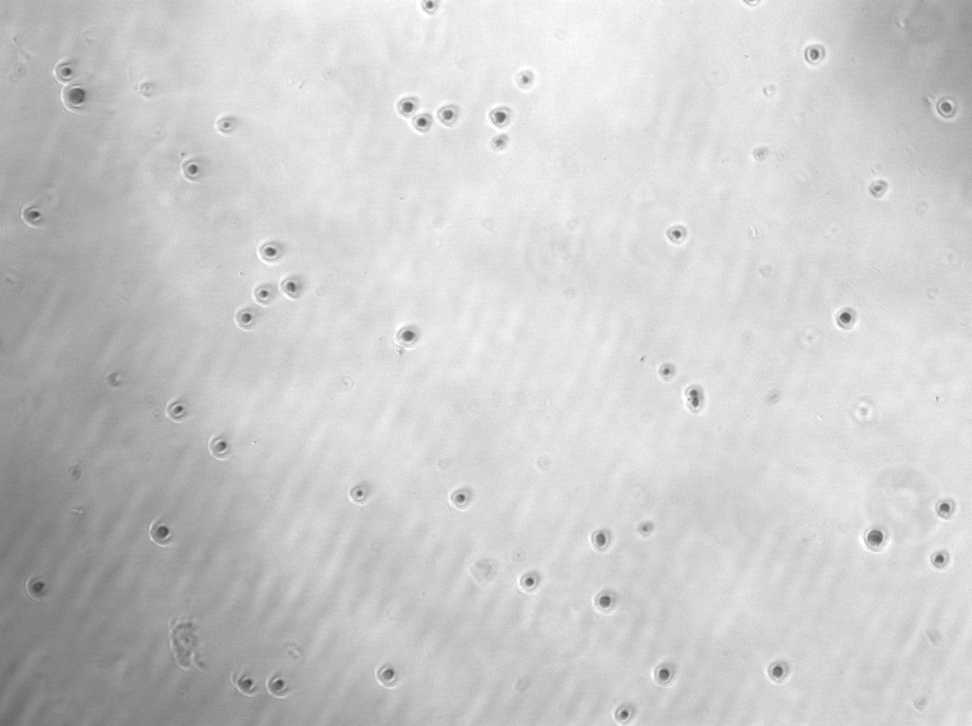
%> input picture 实验素材/image0001.tif, 972 x 726 px, shrunk from 1392 x 1040 before the run
$ octave Lab2.m   (GNU Octave 9; MATLAB toolbox functions it lacks are replaced by stand-ins)
%> lines starting %> are read from the running program, lines starting %| are printed output that depends on the picture
%利用“打开文件对话框”选择需要打开的图片
[file,path] = uigetfile({'*.jpg'; '*.bmp'});
%> the answer given: image0001.tif
%如果未选择文件，选择了“Cancel”按钮，则退出程序
if isequal(file,0)
   disp('User selected Cancel');
   return;
end
%产生带路径的文件名
fileFullFileName = fullfile(path, file);
%读入图片
I = imread(file);
%> I is the input picture: size 726x972x3 uint8; min 65, max 255, mean 203.8
%显示图片（按2行3列显示，先显示第一幅图像）
subplot(2,3,1);
imshow(I);
title('Original Color Image');

%彩色图像灰度化
%首先判断当前图像是否为3通道的彩色图像
image_size=size(I);
%> image_size = [726 972 3]
dimension=numel(image_size);
%> dimension = 3
if dimension==3 %如果是三维矩阵，则是彩色图像
    %将彩色图像转换为灰度图像
    G = rgb2gray(I);
    %显示灰度图像
    subplot(2,3,2);
    imshow(G);
    title('Gray Image');
    %显示灰度直方图
    subplot(2,3,3);
    imhist(G);
    title('Image Histogram');
    %进行图像取反并显示
    subplot(2,3,4);
    imshow(255-G);
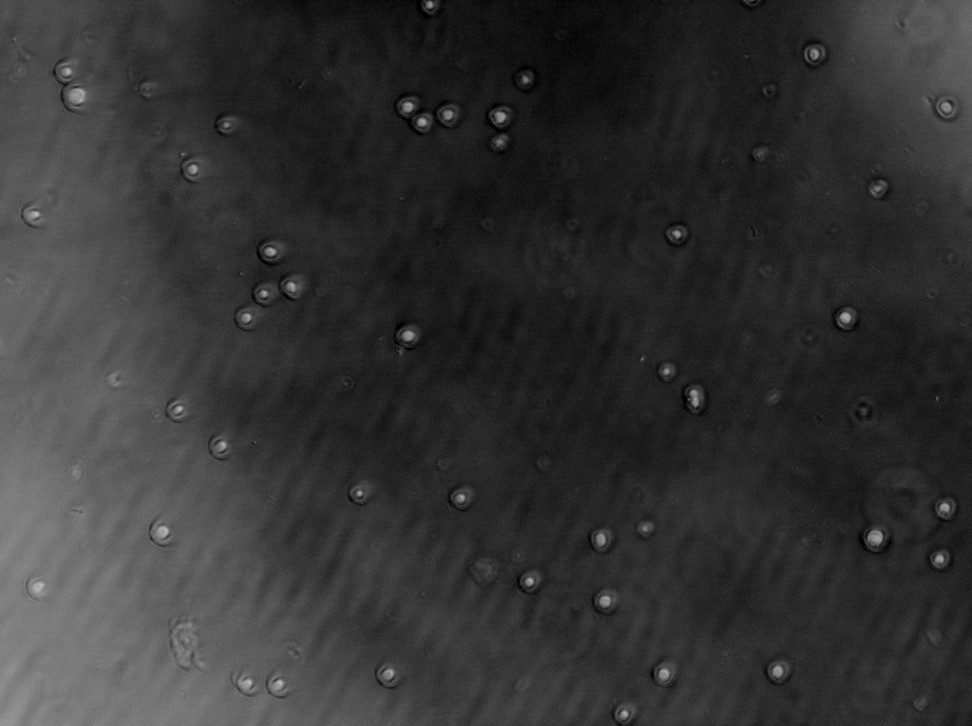
%> displayed picture: size 726x972, on the screen's scale of 0 to 255; min 0, max 190, mean 51.2
    title('Reversed Gray Image');
end

%添加高斯噪声
GI = imnoise(I, 'gaussian');
%显示带有高斯噪声的图片
%显示图片（按2行3列显示，再显示第5幅图像）
subplot(2,3,5);
imshow(GI);
title('Gaussina Noise');

%利用高斯滤波器去除高斯噪声
sigma1 = 10;   %高斯正态分布标准差
GFilter = fspecial('gaussian',[5 5],sigma1);    %创建高斯滤波器
DeGaussianI = imfilter(GI,GFilter,'replicate'); %进行高斯滤波
%显示图片（按2行3列显示，再显示第6幅图像）
subplot(2,3,6);
imshow(DeGaussianI);
title('Gaussian Denoise');
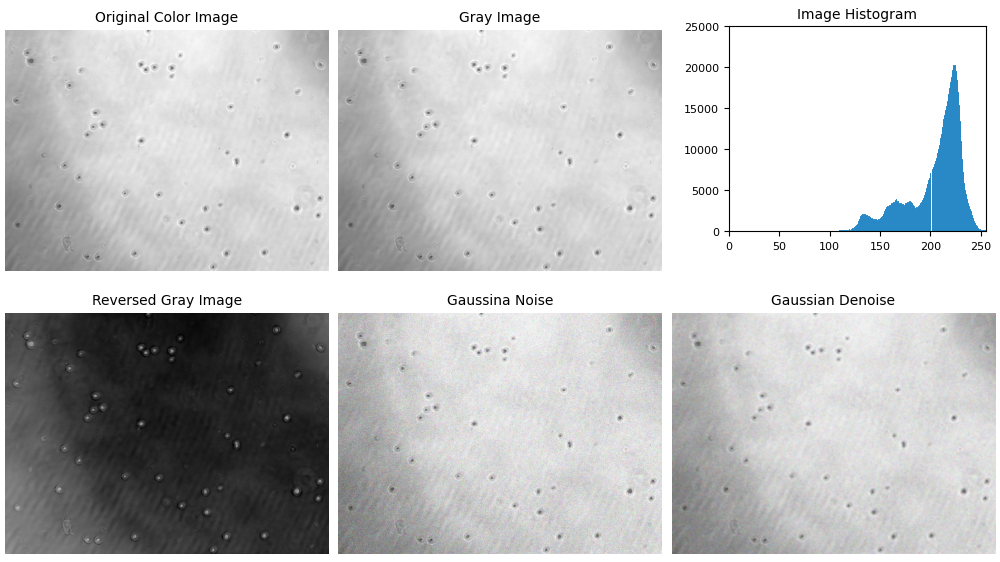
%> figure redrawn from the program's plot data, 6 panels

$ run again, on 实验素材/image0016.tif
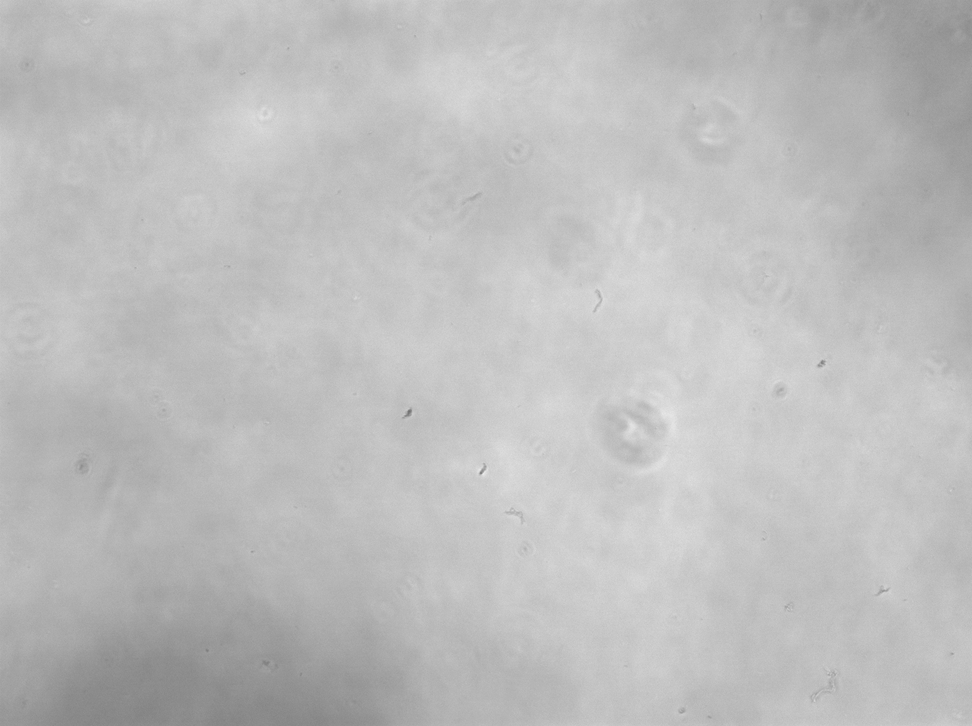
%> input picture 实验素材/image0016.tif, 972 x 726 px, shrunk from 1392 x 1040 before the run
%> I is the input picture: size 726x972x3 uint8; min 112, max 234, mean 189.4
%> `imshow(255-G);`:
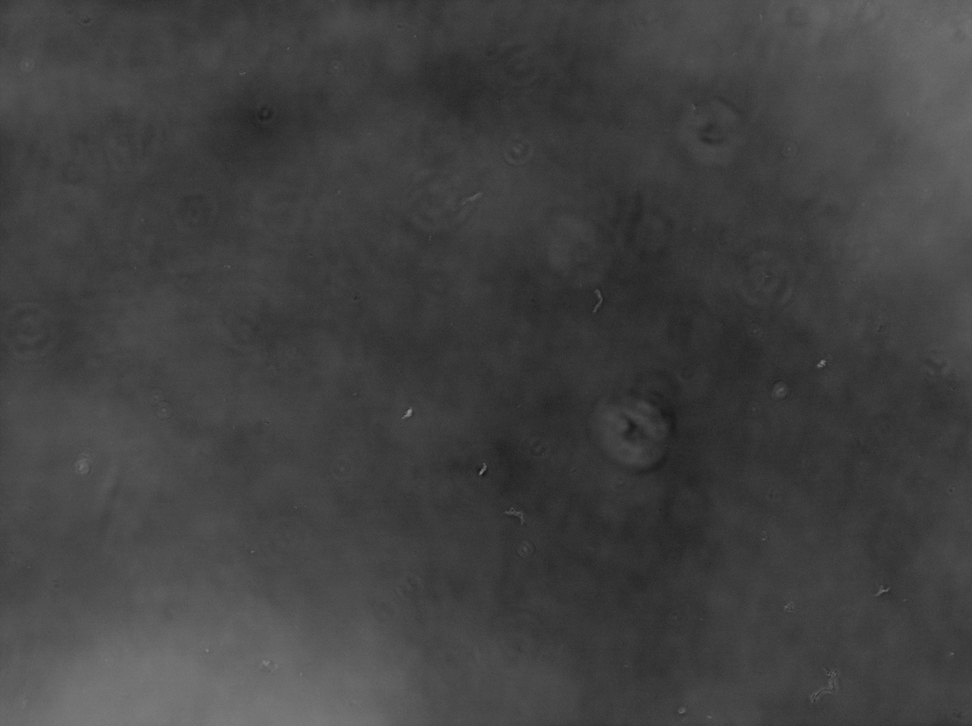
%> displayed picture: size 726x972, on the screen's scale of 0 to 255; min 21, max 143, mean 65.6

$ run again, on 实验素材/image0018.tif
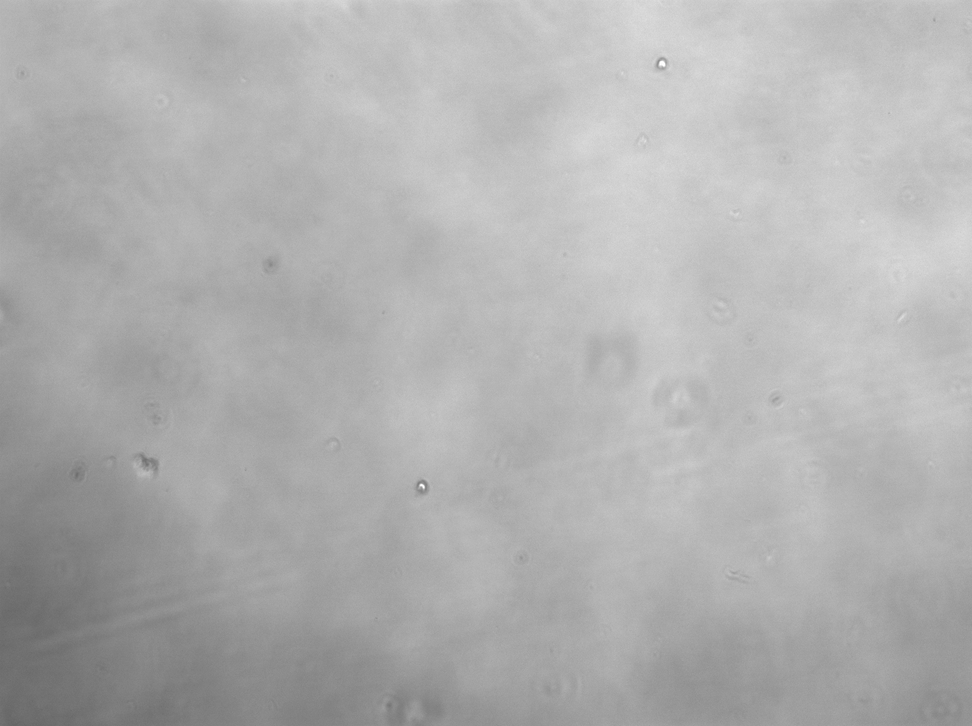
%> input picture 实验素材/image0018.tif, 972 x 726 px, shrunk from 1392 x 1040 before the run
%> I is the input picture: size 726x972x3 uint8; min 101, max 255, mean 176.1
%> `imshow(255-G);`:
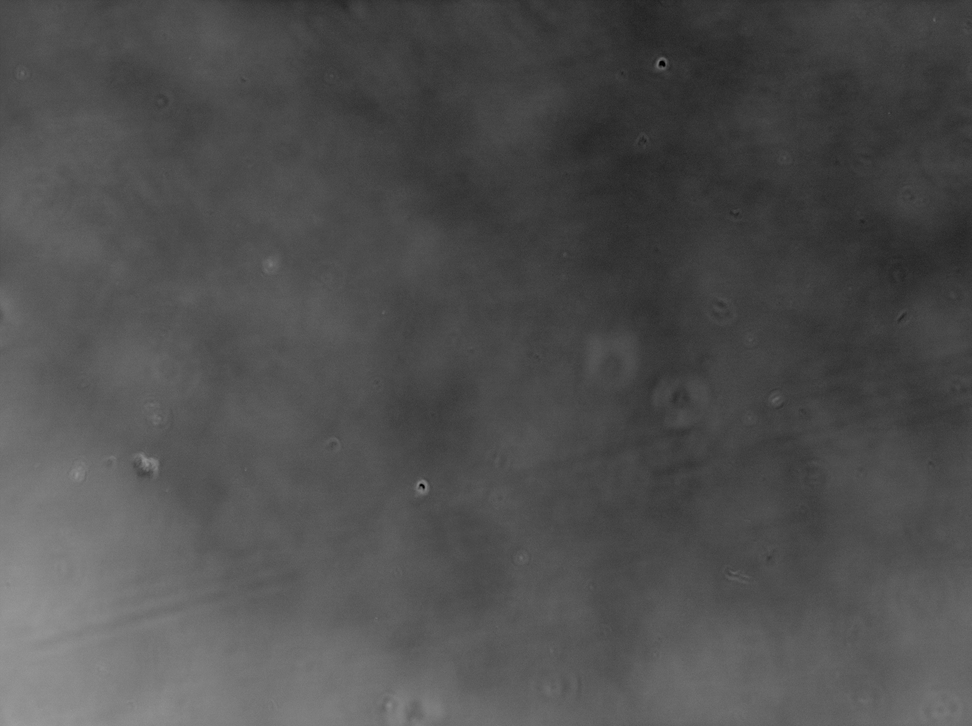
%> displayed picture: size 726x972, on the screen's scale of 0 to 255; min 0, max 154, mean 78.9

$ run again, on 实验素材/image0028.tif
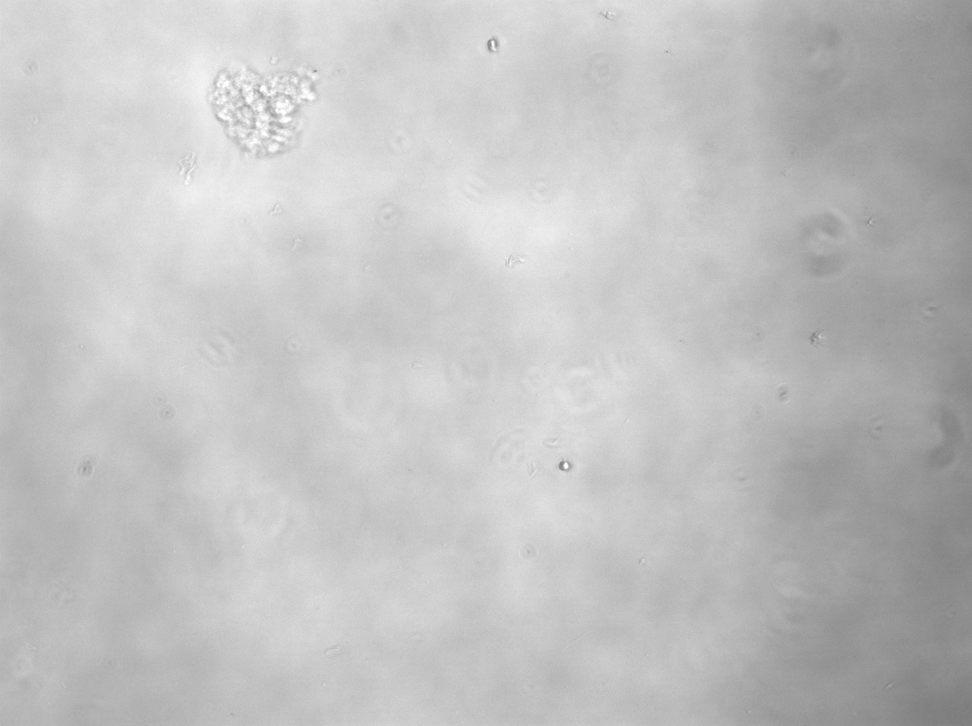
%> input picture 实验素材/image0028.tif, 972 x 726 px, shrunk from 1392 x 1040 before the run
%> I is the input picture: size 726x972x3 uint8; min 121, max 255, mean 193.9
%> `imshow(255-G);`:
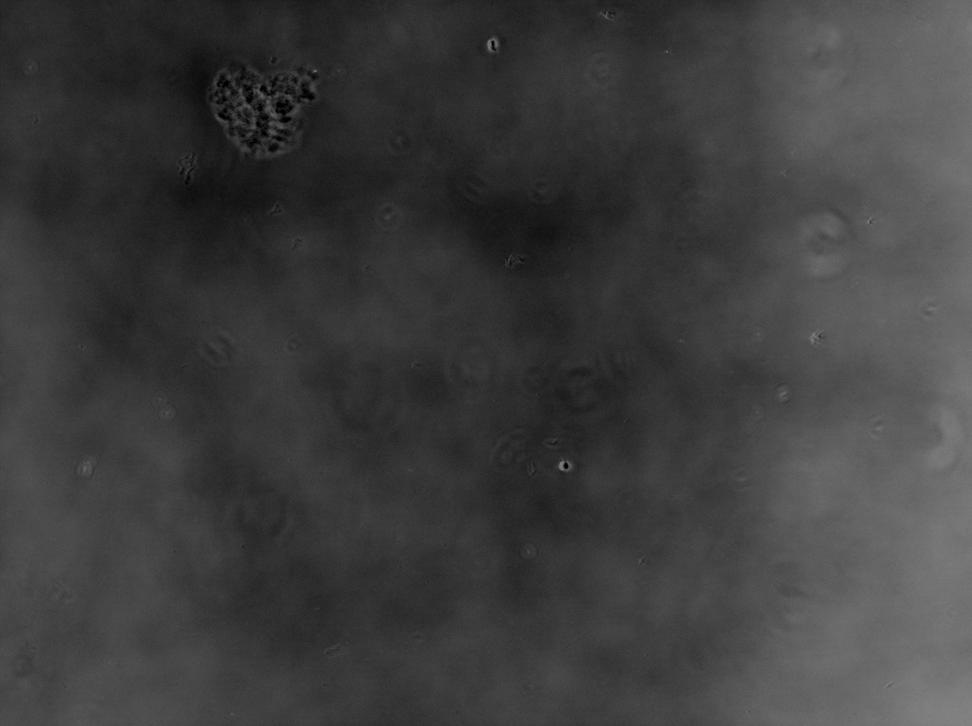
%> displayed picture: size 726x972, on the screen's scale of 0 to 255; min 0, max 134, mean 61.1
